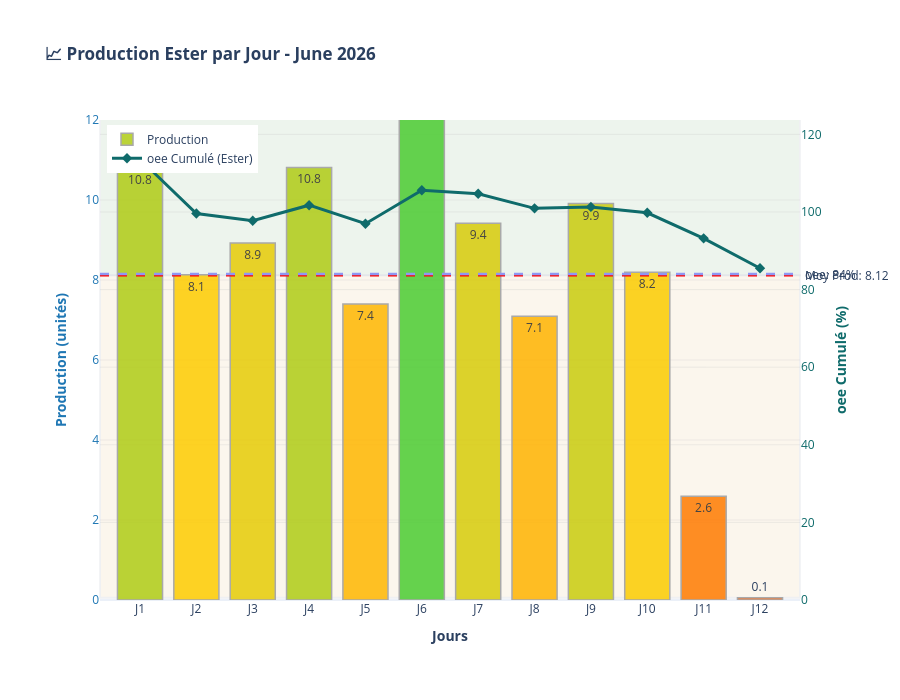

Notebook code for this chart:
### Code cell
dashboard.plot_histogramme_jours_mois_v2(mois=6, annea=2026, nom_produit='Ester', std=2)

### Figure 1 — Plotly figure (JSON) as saved in the notebook; plotly's stock layout.template omitted (floating-point values rounded to 4 significant figures)
{"data": [{"hovertemplate": "<b>Jour %{x}</b><br>Production: %{y:.2f}<extra></extra>", "marker": {"color": ["rgba(175, 204, 22, 0.85)", "rgba(254, 204, 0, 0.85)", "rgba(231, 204, 6, 0.85)", "rgba(175, 204, 22, 0.85)", "rgba(255, 183, 0, 0.85)", "rgba(76, 204, 50, 0.85)", "rgba(216, 204, 10, 0.85)", "rgba(255, 179, 0, 0.85)", "rgba(201, 204, 14, 0.85)", "rgba(252, 204, 0, 0.85)", "rgba(255, 123, 0, 0.85)", "rgba(255, 92, 0, 0.85)"], "line": {"color": "darkgray", "width": 1.5}}, "name": "Production", "showlegend": true, "text": ["10.8", "8.1", "8.9", "10.8", "7.4", "14.1", "9.4", "7.1", "9.9", "8.2", "2.6", "0.1"], "textposition": "auto", "type": "bar", "x": ["J1", "J2", "J3", "J4", "J5", "J6", "J7", "J8", "J9", "J10", "J11", "J12"], "y": [10.79, 8.134, 8.927, 10.81, 7.398, 14.13, 9.417, 7.094, 9.91, 8.191, 2.593, 0.05906], "yaxis": "y"}, {"hovertemplate": "<b>Jour %{x}</b><br>oee Cumul: %{y:.1f}%<extra></extra>", "line": {"color": "#0F6B6B", "width": 3}, "marker": {"color": "#0F6B6B", "size": 8, "symbol": "diamond"}, "mode": "lines+markers", "name": "oee Cumulé (Ester)", "type": "scatter", "x": ["J1", "J2", "J3", "J4", "J5", "J6", "J7", "J8", "J9", "J10", "J11", "J12"], "y": [113.6, 99.6, 97.72, 101.7, 96.97, 105.6, 104.7, 100.9, 101.3, 99.8, 93.2, 85.49], "yaxis": "y2"}], "layout": {"annotations": [{"showarrow": false, "text": " Moy Prod: 8.12", "x": 1, "xanchor": "left", "xref": "x domain", "y": 8.121, "yanchor": "middle", "yref": "y"}, {"showarrow": false, "text": " oee: 84%", "x": 1, "xanchor": "left", "xref": "x domain", "y": 84, "yanchor": "middle", "yref": "y2"}], "height": 700, "hovermode": "x unified", "legend": {"x": 0.01, "y": 0.99}, "margin": {"b": 100, "l": 100, "r": 100, "t": 120}, "plot_bgcolor": "rgba(240, 240, 240, 0.3)", "shapes": [{"line": {"color": "red", "dash": "dash", "width": 2.5}, "type": "line", "x0": 0, "x1": 1, "xref": "x domain", "y0": 8.121, "y1": 8.121, "yref": "y"}, {"line": {"color": "#8f97F3", "dash": "dash", "width": 2.5}, "type": "line", "x0": 0, "x1": 1, "xref": "x domain", "y0": 84, "y1": 84, "yref": "y2"}, {"fillcolor": "green", "layer": "below", "opacity": 0.05, "type": "rect", "x0": 0, "x1": 1, "xref": "x domain", "y0": 8.121, "y1": 15.54, "yref": "y"}, {"fillcolor": "orange", "layer": "below", "opacity": 0.05, "type": "rect", "x0": 0, "x1": 1, "xref": "x domain", "y0": 0.05315, "y1": 8.121, "yref": "y"}], "title": {"text": "<b>📈 Production Ester par Jour - June 2026</b>"}, "xaxis": {"showgrid": false, "title": {"text": "<b>Jours</b>"}}, "yaxis": {"gridcolor": "rgba(200, 200, 200, 0.3)", "gridwidth": 1, "range": [0, 12], "showgrid": true, "side": "left", "tickfont": {"color": "#1f77b4"}, "title": {"font": {"color": "#1f77b4"}, "text": "<b>Production (unités)</b>"}}, "yaxis2": {"gridcolor": "rgba(200, 200, 200, 0.3)", "gridwidth": 1, "overlaying": "y", "range": [0, 123.7], "showgrid": true, "side": "right", "tickfont": {"color": "#0F6B6B"}, "title": {"font": {"color": "#0F6B6B"}, "text": "<b>oee Cumulé (%)</b>"}}}}
